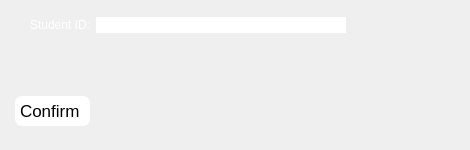
           <widget class="QWidget" name="tabLoan">
            <attribute name="title">
             <string>Loan Book</string>
            </attribute>
            <widget class="QWidget" name="verticalLayoutWidget">
             <property name="geometry">
              <rect>
               <x>0</x>
               <y>0</y>
               <width>461</width>
               <height>141</height>
              </rect>
             </property>
             <layout class="QVBoxLayout" name="verticalLayout_5">
              <property name="spacing">
               <number>-1</number>
              </property>
              <property name="sizeConstraint">
               <enum>QLayout::SetMinimumSize</enum>
              </property>
              <property name="leftMargin">
               <number>15</number>
              </property>
              <property name="topMargin">
               <number>15</number>
              </property>
              <property name="rightMargin">
               <number>15</number>
              </property>
              <property name="bottomMargin">
               <number>15</number>
              </property>
              <item>
               <layout class="QHBoxLayout" name="horizontalLayout_3">
                <property name="spacing">
                 <number>-1</number>
                </property>
                <property name="leftMargin">
                 <number>0</number>
                </property>
                <property name="topMargin">
                 <number>0</number>
                </property>
                <property name="rightMargin">
                 <number>0</number>
                </property>
                <property name="bottomMargin">
                 <number>0</number>
                </property>
                <item>
                 <widget class="QLabel" name="label_2">
                  <property name="sizePolicy">
                   <sizepolicy hsizetype="Maximum" vsizetype="Maximum">
                    <horstretch>0</horstretch>
                    <verstretch>0</verstretch>
                   </sizepolicy>
                  </property>
                  <property name="minimumSize">
                   <size>
                    <width>75</width>
                    <height>0</height>
                   </size>
                  </property>
                  <property name="styleSheet">
                   <string notr="true">color: white;</string>
                  </property>
                  <property name="text">
                   <string>Student ID:</string>
                  </property>
                  <property name="alignment">
                   <set>Qt::AlignRight|Qt::AlignTrailing|Qt::AlignVCenter</set>
                  </property>
                 </widget>
                </item>
                <item>
                 <widget class="QLineEdit" name="edtIDLoan">
                  <property name="minimumSize">
                   <size>
                    <width>250</width>
                    <height>0</height>
                   </size>
                  </property>
                  <property name="maximumSize">
                   <size>
                    <width>250</width>
                    <height>16777215</height>
                   </size>
                  </property>
                  <property name="autoFillBackground">
                   <bool>false</bool>
                  </property>
                  <property name="styleSheet">
                   <string notr="true">color: white;</string>
                  </property>
                  <property name="maxLength">
                   <number>13</number>
                  </property>
                  <property name="frame">
                   <bool>false</bool>
                  </property>
                  <property name="placeholderText">
                   <string>Enter Student ID here</string>
                  </property>
                  <property name="clearButtonEnabled">
                   <bool>true</bool>
                  </property>
                 </widget>
                </item>
                <item>
                 <spacer name="horizontalSpacer">
                  <property name="orientation">
                   <enum>Qt::Horizontal</enum>
                  </property>
                  <property name="sizeHint" stdset="0">
                   <size>
                    <width>40</width>
                    <height>20</height>
                   </size>
                  </property>
                 </spacer>
                </item>
               </layout>
              </item>
              <item>
               <spacer name="verticalSpacer">
                <property name="orientation">
                 <enum>Qt::Vertical</enum>
                </property>
                <property name="sizeHint" stdset="0">
                 <size>
                  <width>20</width>
                  <height>40</height>
                 </size>
                </property>
               </spacer>
              </item>
              <item>
               <widget class="QPushButton" name="pbtnLoan">
                <property name="sizePolicy">
                 <sizepolicy hsizetype="Maximum" vsizetype="Fixed">
                  <horstretch>0</horstretch>
                  <verstretch>0</verstretch>
                 </sizepolicy>
                </property>
                <property name="minimumSize">
                 <size>
                  <width>0</width>
                  <height>30</height>
                 </size>
                </property>
                <property name="maximumSize">
                 <size>
                  <width>16777215</width>
                  <height>30</height>
                 </size>
                </property>
                <property name="font">
                 <font>
                  <pointsize>13</pointsize>
                  <kerning>true</kerning>
                 </font>
                </property>
                <property name="mouseTracking">
                 <bool>true</bool>
                </property>
                <property name="whatsThis">
                 <string>'My Profile' button</string>
                </property>
                <property name="autoFillBackground">
                 <bool>false</bool>
                </property>
                <property name="styleSheet">
                 <string notr="true">
QPushButton
{
text-align: left;
color: black;
padding: 10px;
border-radius:7px;
padding: 5px;
background-color: white; 
}
QPushButton:hover:!pressed
{
  background-color: rgb(241,218,195);
  color: black;
}
QPushButton:checked
{
  background-color: rgb(133,179,225);
  color: black;
}</string>
                </property>
                <property name="text">
                 <string>Confirm </string>
                </property>
                <property name="icon">
                 <iconset>
                  <normaloff>images/navigation-14/svg/check-1518584.svg</normaloff>images/navigation-14/svg/check-1518584.svg</iconset>
                </property>
                <property name="iconSize">
                 <size>
                  <width>25</width>
                  <height>25</height>
                 </size>
                </property>
                <property name="checkable">
                 <bool>false</bool>
                </property>
                <property name="checked">
                 <bool>false</bool>
                </property>
                <property name="autoDefault">
                 <bool>false</bool>
                </property>
                <property name="default">
                 <bool>false</bool>
                </property>
                <property name="flat">
                 <bool>true</bool>
                </property>
               </widget>
              </item>
             </layout>
            </widget>
           </widget>
